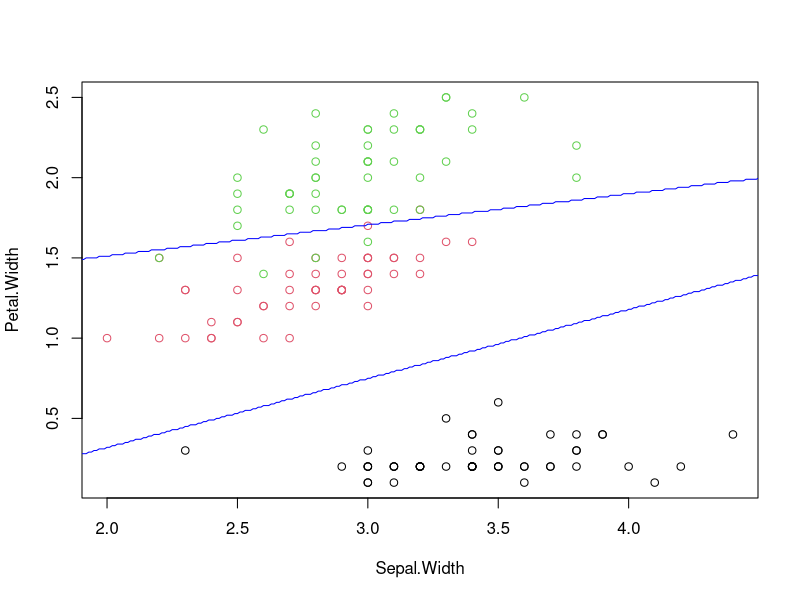

Write R code to recreate this figure.
library(MASS)
iris2 <- iris[, c("Sepal.Width", "Petal.Width", "Species")]
lda.iris <- lda(Species~Sepal.Width + Petal.Width, data=iris2)
xgrid <- ygrid <- seq(0, 6, 0.01)
xygrid <- expand.grid(xgrid, ygrid)
colnames(xygrid) <- c("Sepal.Width", "Petal.Width")
pred1 <- predict(lda.iris, newdata=xygrid)$class
levels(pred1) <- c(1,2,3)
plot(iris2[, c("Sepal.Width", "Petal.Width")], col=iris2[, "Species"])
contour(xgrid, ygrid, matrix(pred1, length(xgrid), length(ygrid)), levels=c(1,2,3), add=T, col="blue", drawlabels=F)
